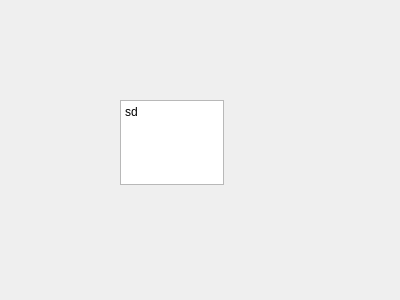
<?xml version="1.0" encoding="UTF-8"?>
<ui version="4.0">
 <class>Dialog</class>
 <widget class="QDialog" name="Dialog">
  <property name="geometry">
   <rect>
    <x>0</x>
    <y>0</y>
    <width>400</width>
    <height>300</height>
   </rect>
  </property>
  <property name="windowTitle">
   <string>Dialog</string>
  </property>
  <widget class="QTextEdit" name="textEdit">
   <property name="geometry">
    <rect>
     <x>120</x>
     <y>100</y>
     <width>104</width>
     <height>85</height>
    </rect>
   </property>
   <property name="html">
    <string>&lt;!DOCTYPE HTML PUBLIC &quot;-//W3C//DTD HTML 4.0//EN&quot; &quot;http://www.w3.org/TR/REC-html40/strict.dtd&quot;&gt;
&lt;html&gt;&lt;head&gt;&lt;meta name=&quot;qrichtext&quot; content=&quot;1&quot; /&gt;&lt;meta charset=&quot;utf-8&quot; /&gt;&lt;style type=&quot;text/css&quot;&gt;
p, li { white-space: pre-wrap; }
hr { height: 1px; border-width: 0; }
li.unchecked::marker { content: &quot;\2610&quot;; }
li.checked::marker { content: &quot;\2612&quot;; }
&lt;/style&gt;&lt;/head&gt;&lt;body style=&quot; font-family:'Segoe UI'; font-size:9pt; font-weight:400; font-style:normal;&quot;&gt;
&lt;p style=&quot; margin-top:0px; margin-bottom:0px; margin-left:0px; margin-right:0px; -qt-block-indent:0; text-indent:0px;&quot;&gt;sd&lt;/p&gt;&lt;/body&gt;&lt;/html&gt;</string>
   </property>
  </widget>
 </widget>
 <resources/>
 <connections/>
</ui>
